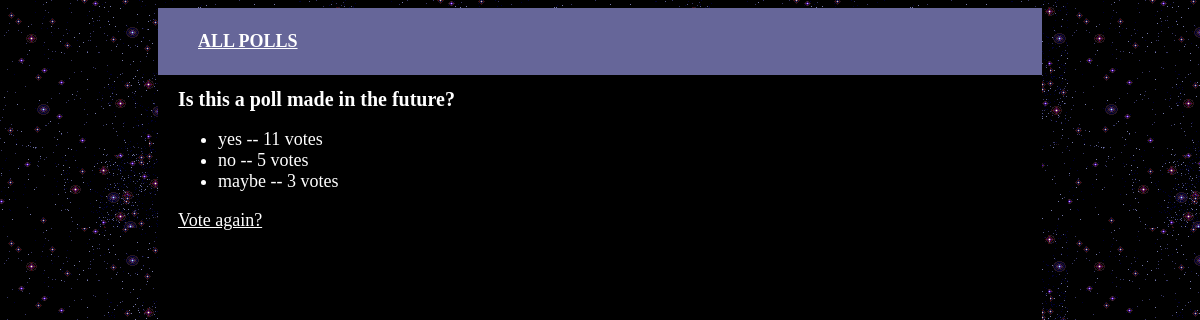
The app's page /polls/3/results/, older data.
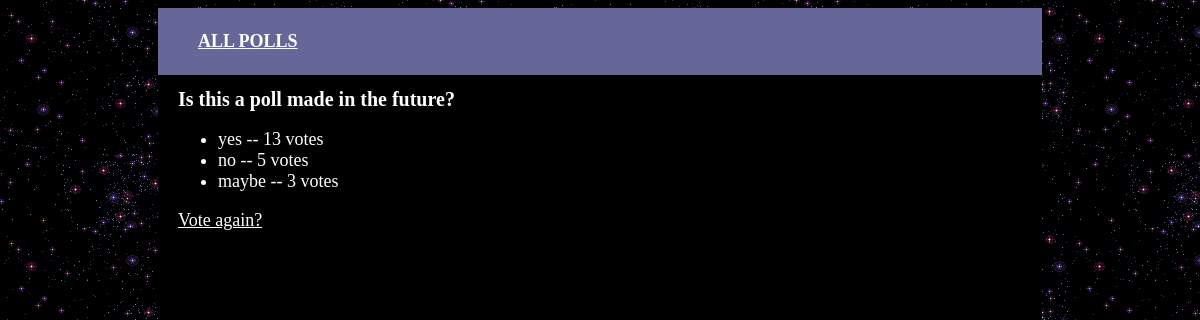
The same page, newer data.
### polls/models.py (models this page shows, shortened)
class Choice(models.Model):
	poll = models.ForeignKey(Poll)
	choice_text = models.CharField(max_length=200)
	votes = models.IntegerField(default=0)

### polls/views.py (the view)
# urls.py: url(r'^(?P<pk>\d+)/results/$', views.ResultsView.as_view(), name='results'),
class ResultsView(generic.DetailView):
	model = Poll
	template_name = 'polls/results.html'

### polls/templates/polls/results.html
<!DOCTYPE html>
<html>
<head>
	{% load staticfiles %}
	<link rel="stylesheet" type="text/css" href="{% static 'polls/style.css' %}" />
</head>
<body>
	<div id="container">
		<div id="header">
			<ul>
				<li><a href="../../">All Polls</a></li>
			</ul>
		</div>
		<div id="content">
			<h1>{{ poll.question }}</h1>
			<ul>
			{% for choice in poll.choice_set.all %}
			<li>{{ choice.choice_text }} -- {{ choice.votes }} vote{{ choice.votes|pluralize }}</li>
			{% endfor %}
			</ul>
			<a href="{% url 'polls:detail' poll.id %}">Vote again?</a>
		</div>
	</div>
</body>
</html>

Row changes from the older to the newer data that the page shows:
changed Choice "yes": votes "11" → "13"
